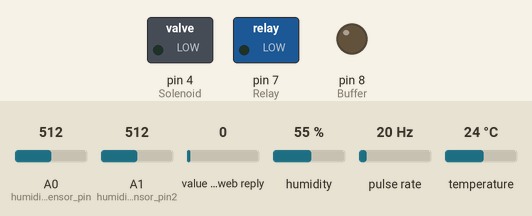
This sketch was run on a simulated Arduino Uno, built with avr-gcc and run on an emulated ATmega328P. Shown: switched loads named in the sketch (green lamp = pin HIGH), output pins drawn as LEDs (lit = HIGH). Wiring (inferred from the names in the program): pulse sensor: data pin 2. Inputs (shaded band) come from the test bench; at power-on: A1 (humidity_sensor_pin2) = 512, A0 (humidity_sensor_pin) = 512, value in the web reply 0, humidity 55 %, pulse rate 20 Hz, temperature 24 °C. WiFi joins after 1.5 s; servers stay silent unless stated; web services answer with replies made up by the test bench; pins used as bus, display or sensor lines are not drawn; what the sketch prints to the serial monitor is not drawn.

Above: at 2.7 s.
2.8 s: A1 (humidity_sensor_pin2) set to 613
10.0 s: A1 (humidity_sensor_pin2) set to 635
At 17.2 s:
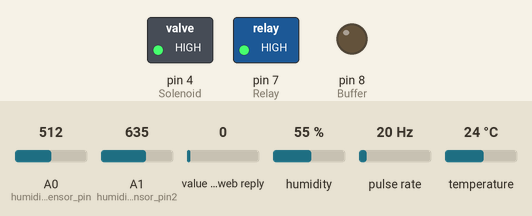
17.6 s: A0 (humidity_sensor_pin) set to 606
24.1 s: A0 (humidity_sensor_pin) set to 640
At 31.4 s:
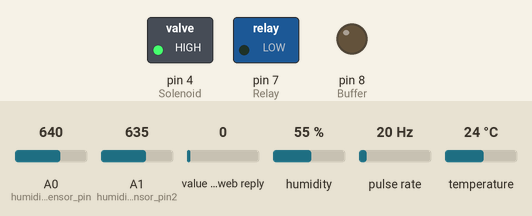
32.2 s: A0 (humidity_sensor_pin) set to 390
At 39.5 s:
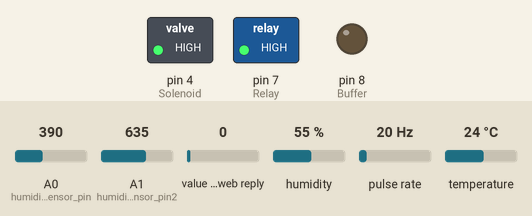
40.1 s: A0 (humidity_sensor_pin) set to 710
At 48.0 s:
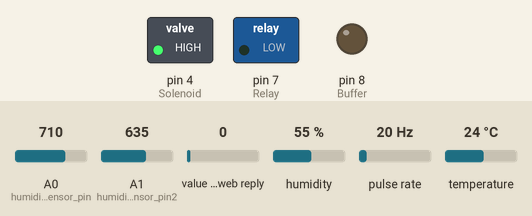
Timing chart, 0 to 49.4 s (numbered marks = the images above; inputs shaded):
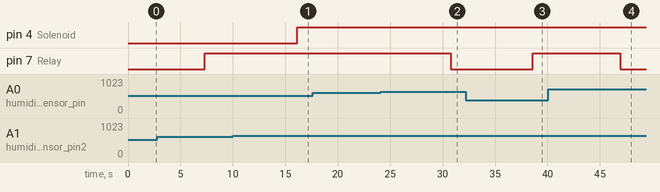

Measured:
- the behaviour switches between 623 and 624 on A1 (humidity_sensor_pin2) (found by bisection; images 0 and 1)
- the behaviour switches between 623 and 624 on A0 (humidity_sensor_pin) (found by bisection; images 1 and 2)
- after the input at 10.0 s, pin 4 (Solenoid): LOW → HIGH after 6.1 s
- after the input at 17.6 s, every drawn part: stays the same
- after the input at 24.1 s, pin 7 (Relay): HIGH → LOW after 6.7 s
- after the input at 32.2 s, pin 7 (Relay): LOW → HIGH after 6.4 s
- after the input at 40.1 s, pin 7 (Relay): HIGH → LOW after 6.8 s

The sketch:

Proyek_Akhir.ino
```cpp
#include "ThingSpeak.h"
#define USE_ETHERNET_SHIELD
#if!defined(USE_ETHERNET_SHIELD)
#error "Uncomment the #define for either USE_WIFI101_SHIELD or USE_ETHERNET_SHIELD"
#endif
#if defined(USE_ETHERNET_SHIELD)
#include <DHT.h>
#include <SPI.h>
#include <Ethernet.h>


// Set Koneksi
byte mac[] = {0xDE, 0xAD, 0xBE, 0xEF, 0xFE, 0xED};
//the IP address is dependent on your network
IPAddress ip(192, 168, 1, 177);
char server[] = "krstudio.web.id";
// Start a server at port 80 (http)
EthernetClient client;
int Buffer=8;
bool aha=false;
#endif
//Deklarasi pin
int Relay = 7;
int relay_level=400;
int Solenoid =4;
byte humidity_sensor_pin = A0;
byte humidity_sensor_vcc = 6;
byte humidity_sensor_pin2 = A1;
byte humidity_sensor_vcc2 = 5;
byte sensorPin = 2;
#define DHTPIN 3
#define DHTTYPE DHT11   // DHT 11
DHT dht(DHTPIN, DHTTYPE);

//deklarasi variable
int value;//value soil moisture1
int value2;//value soil moisture 2
byte sensorInterrupt = 0;
float calibrationFactor = 4.5;
volatile byte pulseCount;
float flowRate;
unsigned int flowMilliLitres;
unsigned long totalMilliLitres;
unsigned long oldTime;
unsigned long channel = 274748;//channel thingspeak
unsigned int field = 1;//field awal
String kondisisoil;
String kondisisoil2;
int solen;
float data;

//ini adalah fungsi untuk millis
unsigned long milissebelumnya=0;
unsigned long interval=1800000;

int sensorValue()
    {
      digitalWrite(humidity_sensor_vcc, HIGH);
      delay(500);
      value = analogRead(humidity_sensor_pin);
      digitalWrite(humidity_sensor_vcc, LOW);
      return 1023 - value;
    }
int sensorValue2()
    {
      digitalWrite(humidity_sensor_vcc2, HIGH);
      delay(500);
      value2 = analogRead(humidity_sensor_pin2);
      digitalWrite(humidity_sensor_vcc2, LOW);
      return 1023 - value2;
    }


void setup()
    {
    Serial.begin(9600);
       // initialize the ethernet device

      //set pinMode
      pinMode(sensorPin, INPUT);
      pinMode(Solenoid, OUTPUT);
      pinMode(Relay, OUTPUT);
      pinMode(humidity_sensor_vcc, OUTPUT);
      pinMode(humidity_sensor_vcc2, OUTPUT);
      pinMode(Buffer,OUTPUT);

      //kondisi awal sensor
      digitalWrite(humidity_sensor_vcc, LOW);
      digitalWrite(humidity_sensor_vcc2, LOW);
      digitalWrite(sensorPin, HIGH);
      digitalWrite(Solenoid,LOW);
      digitalWrite(Relay,LOW);


      Ethernet.begin(mac);
      //print out the IP address


      // Open serial communications

      ThingSpeak.begin(client);
      // start the Ethernet connection and the server

      dht.begin();

      pulseCount        = 0;
      flowRate          = 0.0;
      flowMilliLitres   = 0;
      totalMilliLitres  = 0;
      oldTime           = 0;

      attachInterrupt(sensorInterrupt, pulseCounter, FALLING);
    }

//

void loop()
    {
      data = ThingSpeak.readFloatField(channel, field);
      Serial.println(data);
      if(data==1||data==1.00){
        aha=true;
      }else{
        aha=false;
      }
      if(aha==true)
      {
      PenyiramanManual(aha);
      }
       bacakondisi();
       sensor1();
       sensor2();

      //Humidity & Temp
      float h = dht.readHumidity();
      float t = dht.readTemperature();
  unsigned long millissekarang=millis();
 if(millissekarang-milissebelumnya>interval)
 {
       milissebelumnya=millissekarang;
        if (client.connect(server, 80)) {
        client.print("GET /write_data.php?");
        client.print("temp=");
        client.print(t);
        client.print("&&");
        client.print("humi=");
        client.print(h);
        client.print("&&");
        client.print("kondisisoil=");
        client.print(kondisisoil);
        client.print("&&");
        client.print("sensorsoil=");
        client.print(sensorValue());
        client.print("&&");
        client.print("kondisisoil2=");
        client.print(kondisisoil2);
        client.print("&&");
        client.print("sensorsoil2=");
        client.print(sensorValue2());

//        if((millis() - oldTime) > 1000)
//                {
//                  detachInterrupt(sensorInterrupt);
//                  flowRate = ((1000.0 / (millis() - oldTime)) * pulseCount) / calibrationFactor;
//                  oldTime = millis();
//                  flowMilliLitres = (flowRate / 60) * 1000;
//                  totalMilliLitres += flowMilliLitres;
//                  unsigned int frac;
//                  client.print("&&");
//                  client.print("flowrate=");
//                  client.print(int(flowRate));
//                  frac = (flowRate - int(flowRate)) * 10;
//                  client.print(frac, DEC);
//                  client.print("&&");
//                  client.print("currentliquid=");
//                  client.print(flowMilliLitres);
//                  pulseCount = 0;
//                  attachInterrupt(sensorInterrupt, pulseCounter, FALLING);
//                }
//
//        client.print("&&");
//
        // wait for a minute

        client.println(" HTTP/1.1");
        client.println("Host: krstudio.web.id");
        client.println("Connection: close");
        client.println();
        client.println();
        client.stop();
      }
      else
        {

          // If Arduino can't connect to the server (your computer or web page)
          Serial.println("--> connection failed\n");
          tone(Buffer,1000);
          delay(500);
          noTone(Buffer);

        }

 }

}


//tempatnya fungsi
void pulseCounter()
{
   pulseCount++;
}
void PenyiramanManual(bool stat)
    {
        // Read the latest value from field 4 of channel 12397

      Serial.println(data);
      if(stat==true)
      {
          if(data==0.00||data==0)
          {
            Serial.print(data);
            digitalWrite(Relay,HIGH);
            digitalWrite(Solenoid,LOW);
            aha=false;
            delay(500);
          }
          else if(data==1.00 || data==1)
          {
            Serial.print(data);
            digitalWrite(Relay,LOW);
            digitalWrite(Solenoid,HIGH);
            delay(500); // Note that the weather station only updates once a minute
          }
      }
    }
void sensor1()
{

  if(aha==false){
   if (sensorValue() > relay_level)
          {
            digitalWrite(Relay, HIGH);
            delay(500);
          }
        else if (sensorValue() < relay_level)
          {
            digitalWrite(Relay, LOW);
            delay(500);
          }
          else if(sensorValue==0)
          {
            digitalWrite(Relay,HIGH);
            delay(500);
          }
    }
}
void sensor2(){
  if(aha==false)
  {
   if (sensorValue2() > relay_level)
          {
            digitalWrite(Solenoid, LOW);
            delay(500);
          }
        else if (sensorValue2() < relay_level)
          {
            digitalWrite(Solenoid, HIGH);
            delay(500);
          }
          else if(sensorValue==0)
          {
            digitalWrite(Relay,LOW);
            delay(500);
          }
  }
}
void bacakondisi()
{
  //soil moisture 1
      if(sensorValue==0)
        {
          kondisisoil="Disconnect_Sensor";

        }
     else  if(sensorValue()>0&&sensorValue()<=300)
        {
          kondisisoil="DrySoil";
          Serial.print(kondisisoil);
          Serial.print(sensorValue());
        }
      else if(sensorValue()>=300&&sensorValue()<=700)
        {
          kondisisoil="HumidSoil";
          Serial.print(kondisisoil);
          Serial.print(sensorValue());

        }
      else if(sensorValue()>=700)
        {
          kondisisoil="InWater";
          Serial.print(kondisisoil);
          Serial.print(sensorValue());
        }


      //soil moisture 2
      if(sensorValue2==0)
        {
          kondisisoil2="Disconnect_Sensor";

        }
      else if(sensorValue2()>0&&sensorValue2()<=300)
        {
          kondisisoil2="Dry";
          Serial.print(kondisisoil2);
          Serial.print(sensorValue2());
        }
      else if(sensorValue2()>=300&&sensorValue2()<=700)
        {
          kondisisoil2="Humid";
          Serial.print(kondisisoil2);
          Serial.print(sensorValue2());

        }
      else if(sensorValue2>=700)
        {
          kondisisoil2="Water";
          Serial.print(kondisisoil2);
          Serial.print(sensorValue2());

        }
}
```
